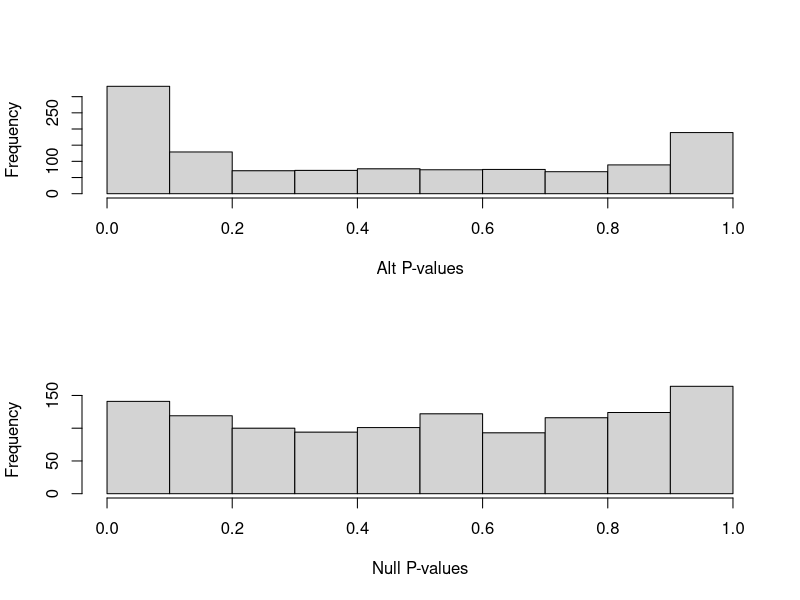

Generate this figure with R:
setwd('~/IdeaProjects/pairdas/data/')
alt <- read.table(file = 'alt_results.tsv', header=F)
null <- read.table(file = 'null_results.tsv', header=F)
cairo_pdf(filename = 'p_values_histo.pdf',width = 8,height = 11,onefile = T,family = 'Lekton')
par(mfrow=c(2,1))
hist(alt[,2], xlab='Alt P-values', main="")
hist(null[null[,2]>=0,2], xlab='Null P-values',main="")
dev.off()